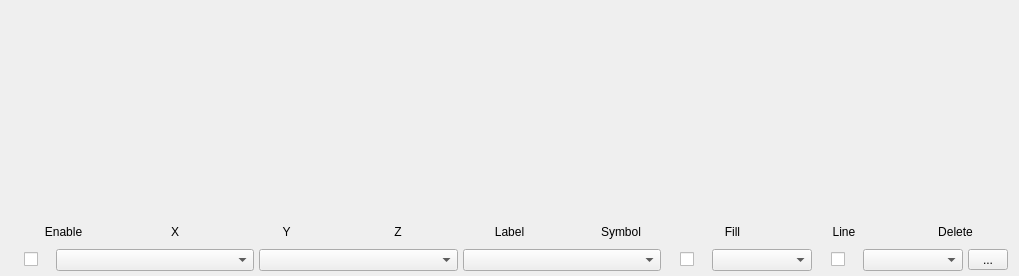
          <widget class="QWidget" name="scrollAreaWidgetContents_2">
           <property name="geometry">
            <rect>
             <x>0</x>
             <y>0</y>
             <width>1019</width>
             <height>276</height>
            </rect>
           </property>
           <layout class="QVBoxLayout" name="verticalLayout_14">
            <property name="spacing">
             <number>5</number>
            </property>
            <property name="leftMargin">
             <number>5</number>
            </property>
            <property name="topMargin">
             <number>5</number>
            </property>
            <property name="rightMargin">
             <number>5</number>
            </property>
            <property name="bottomMargin">
             <number>5</number>
            </property>
            <item>
             <spacer name="verticalSpacer_2">
              <property name="orientation">
               <enum>Qt::Vertical</enum>
              </property>
              <property name="sizeHint" stdset="0">
               <size>
                <width>20</width>
                <height>187</height>
               </size>
              </property>
             </spacer>
            </item>
            <item>
             <layout class="QGridLayout" name="plot_inputs_label_gridLayout" columnstretch="0,0,0,0,0,0,0,0,0">
              <property name="leftMargin">
               <number>5</number>
              </property>
              <property name="topMargin">
               <number>5</number>
              </property>
              <property name="rightMargin">
               <number>5</number>
              </property>
              <property name="bottomMargin">
               <number>5</number>
              </property>
              <property name="horizontalSpacing">
               <number>5</number>
              </property>
              <property name="verticalSpacing">
               <number>-1</number>
              </property>
              <item row="0" column="3">
               <widget class="QLabel" name="label_6">
                <property name="text">
                 <string>Z</string>
                </property>
                <property name="alignment">
                 <set>Qt::AlignCenter</set>
                </property>
               </widget>
              </item>
              <item row="0" column="7">
               <widget class="QLabel" name="label_10">
                <property name="text">
                 <string>Line</string>
                </property>
                <property name="alignment">
                 <set>Qt::AlignCenter</set>
                </property>
               </widget>
              </item>
              <item row="0" column="1">
               <widget class="QLabel" name="label_4">
                <property name="maximumSize">
                 <size>
                  <width>16777215</width>
                  <height>16777215</height>
                 </size>
                </property>
                <property name="text">
                 <string>X</string>
                </property>
                <property name="alignment">
                 <set>Qt::AlignCenter</set>
                </property>
               </widget>
              </item>
              <item row="0" column="8">
               <widget class="QLabel" name="label_11">
                <property name="maximumSize">
                 <size>
                  <width>16777215</width>
                  <height>16777215</height>
                 </size>
                </property>
                <property name="text">
                 <string>Delete</string>
                </property>
                <property name="alignment">
                 <set>Qt::AlignCenter</set>
                </property>
               </widget>
              </item>
              <item row="0" column="6">
               <widget class="QLabel" name="label_9">
                <property name="maximumSize">
                 <size>
                  <width>16777215</width>
                  <height>16777215</height>
                 </size>
                </property>
                <property name="text">
                 <string>Fill</string>
                </property>
                <property name="alignment">
                 <set>Qt::AlignCenter</set>
                </property>
               </widget>
              </item>
              <item row="0" column="0">
               <widget class="QLabel" name="label_3">
                <property name="maximumSize">
                 <size>
                  <width>16777215</width>
                  <height>16777215</height>
                 </size>
                </property>
                <property name="text">
                 <string>Enable</string>
                </property>
                <property name="alignment">
                 <set>Qt::AlignCenter</set>
                </property>
               </widget>
              </item>
              <item row="0" column="5">
               <widget class="QLabel" name="label_8">
                <property name="text">
                 <string>Symbol</string>
                </property>
                <property name="alignment">
                 <set>Qt::AlignCenter</set>
                </property>
               </widget>
              </item>
              <item row="0" column="4">
               <widget class="QLabel" name="label_7">
                <property name="maximumSize">
                 <size>
                  <width>16777215</width>
                  <height>16777215</height>
                 </size>
                </property>
                <property name="text">
                 <string>Label</string>
                </property>
                <property name="alignment">
                 <set>Qt::AlignCenter</set>
                </property>
               </widget>
              </item>
              <item row="0" column="2">
               <widget class="QLabel" name="label_5">
                <property name="maximumSize">
                 <size>
                  <width>16777215</width>
                  <height>16777215</height>
                 </size>
                </property>
                <property name="text">
                 <string>Y</string>
                </property>
                <property name="alignment">
                 <set>Qt::AlignCenter</set>
                </property>
               </widget>
              </item>
             </layout>
            </item>
            <item>
             <layout class="QGridLayout" name="plot_inputs_gridLayout" columnstretch="0,1,1,1,0,0,0,0,0" columnminimumwidth="41,100,100,100,41,100,41,100,41">
              <property name="leftMargin">
               <number>5</number>
              </property>
              <property name="rightMargin">
               <number>5</number>
              </property>
              <property name="horizontalSpacing">
               <number>5</number>
              </property>
              <item row="0" column="7">
               <widget class="QComboBox" name="comboBox_5">
                <property name="minimumSize">
                 <size>
                  <width>0</width>
                  <height>0</height>
                 </size>
                </property>
               </widget>
              </item>
              <item row="0" column="0">
               <layout class="QHBoxLayout" name="horizontalLayout_13" stretch="0,0,0">
                <property name="spacing">
                 <number>0</number>
                </property>
                <item>
                 <spacer name="horizontalSpacer_8">
                  <property name="orientation">
                   <enum>Qt::Horizontal</enum>
                  </property>
                  <property name="sizeHint" stdset="0">
                   <size>
                    <width>0</width>
                    <height>20</height>
                   </size>
                  </property>
                 </spacer>
                </item>
                <item>
                 <widget class="QCheckBox" name="checkBox">
                  <property name="maximumSize">
                   <size>
                    <width>19</width>
                    <height>16777215</height>
                   </size>
                  </property>
                  <property name="text">
                   <string/>
                  </property>
                 </widget>
                </item>
                <item>
                 <spacer name="horizontalSpacer_9">
                  <property name="orientation">
                   <enum>Qt::Horizontal</enum>
                  </property>
                  <property name="sizeHint" stdset="0">
                   <size>
                    <width>10</width>
                    <height>20</height>
                   </size>
                  </property>
                 </spacer>
                </item>
               </layout>
              </item>
              <item row="0" column="2">
               <widget class="QComboBox" name="comboBox_2">
                <property name="minimumSize">
                 <size>
                  <width>0</width>
                  <height>0</height>
                 </size>
                </property>
               </widget>
              </item>
              <item row="0" column="4">
               <layout class="QHBoxLayout" name="horizontalLayout_14">
                <property name="spacing">
                 <number>0</number>
                </property>
                <item>
                 <spacer name="horizontalSpacer_10">
                  <property name="orientation">
                   <enum>Qt::Horizontal</enum>
                  </property>
                  <property name="sizeHint" stdset="0">
                   <size>
                    <width>0</width>
                    <height>20</height>
                   </size>
                  </property>
                 </spacer>
                </item>
                <item>
                 <widget class="QCheckBox" name="checkBox_4">
                  <property name="maximumSize">
                   <size>
                    <width>19</width>
                    <height>16777215</height>
                   </size>
                  </property>
                  <property name="text">
                   <string/>
                  </property>
                 </widget>
                </item>
                <item>
                 <spacer name="horizontalSpacer_11">
                  <property name="orientation">
                   <enum>Qt::Horizontal</enum>
                  </property>
                  <property name="sizeHint" stdset="0">
                   <size>
                    <width>10</width>
                    <height>20</height>
                   </size>
                  </property>
                 </spacer>
                </item>
               </layout>
              </item>
              <item row="0" column="1">
               <widget class="QComboBox" name="comboBox">
                <property name="minimumSize">
                 <size>
                  <width>0</width>
                  <height>0</height>
                 </size>
                </property>
               </widget>
              </item>
              <item row="0" column="3">
               <widget class="QComboBox" name="comboBox_3">
                <property name="minimumSize">
                 <size>
                  <width>0</width>
                  <height>0</height>
                 </size>
                </property>
               </widget>
              </item>
              <item row="0" column="6">
               <layout class="QHBoxLayout" name="horizontalLayout_15">
                <property name="spacing">
                 <number>0</number>
                </property>
                <item>
                 <spacer name="horizontalSpacer_12">
                  <property name="orientation">
                   <enum>Qt::Horizontal</enum>
                  </property>
                  <property name="sizeHint" stdset="0">
                   <size>
                    <width>0</width>
                    <height>20</height>
                   </size>
                  </property>
                 </spacer>
                </item>
                <item>
                 <widget class="QCheckBox" name="checkBox_5">
                  <property name="maximumSize">
                   <size>
                    <width>19</width>
                    <height>16777215</height>
                   </size>
                  </property>
                  <property name="text">
                   <string/>
                  </property>
                 </widget>
                </item>
                <item>
                 <spacer name="horizontalSpacer_13">
                  <property name="orientation">
                   <enum>Qt::Horizontal</enum>
                  </property>
                  <property name="sizeHint" stdset="0">
                   <size>
                    <width>10</width>
                    <height>20</height>
                   </size>
                  </property>
                 </spacer>
                </item>
               </layout>
              </item>
              <item row="0" column="5">
               <widget class="QComboBox" name="comboBox_4">
                <property name="minimumSize">
                 <size>
                  <width>0</width>
                  <height>0</height>
                 </size>
                </property>
               </widget>
              </item>
              <item row="0" column="8">
               <widget class="QToolButton" name="toolButton">
                <property name="minimumSize">
                 <size>
                  <width>40</width>
                  <height>0</height>
                 </size>
                </property>
                <property name="text">
                 <string>...</string>
                </property>
                <property name="icon">
                 <iconset>
                  <normaloff>assets/delete.svg</normaloff>assets/delete.svg</iconset>
                </property>
               </widget>
              </item>
             </layout>
            </item>
           </layout>
          </widget>
